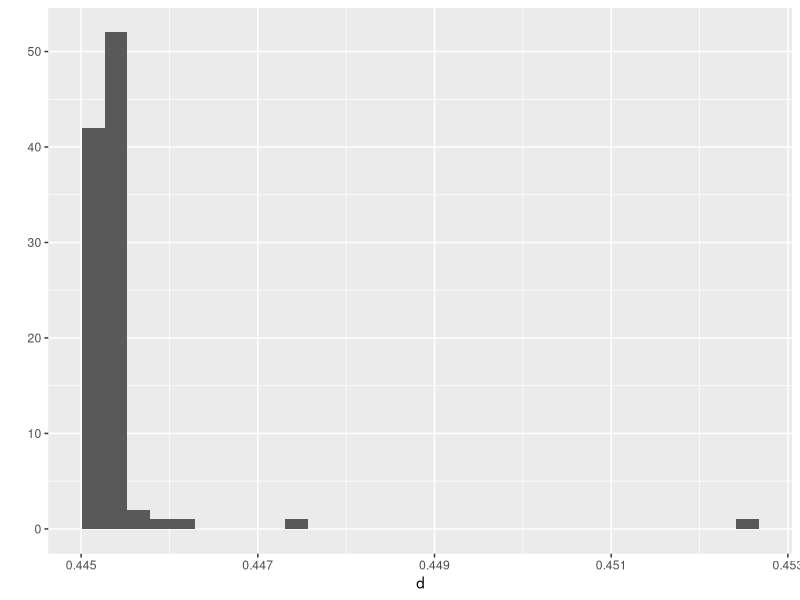
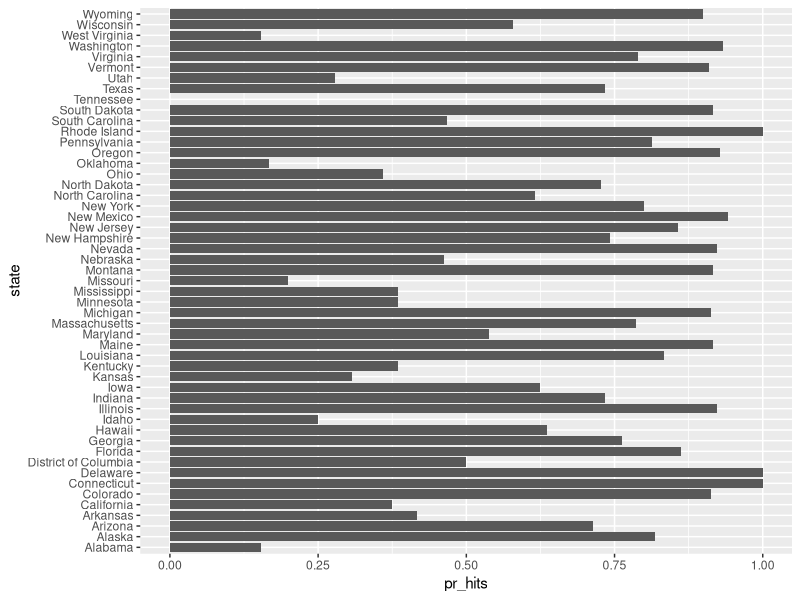
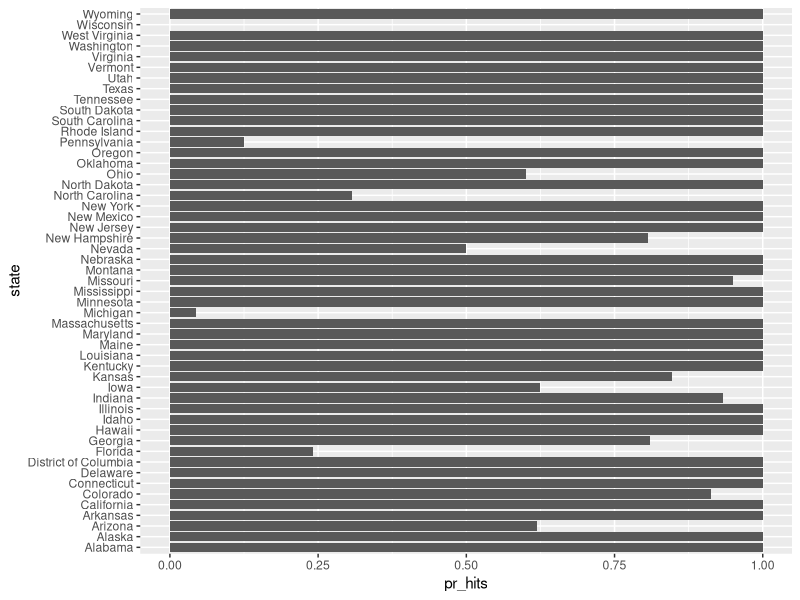
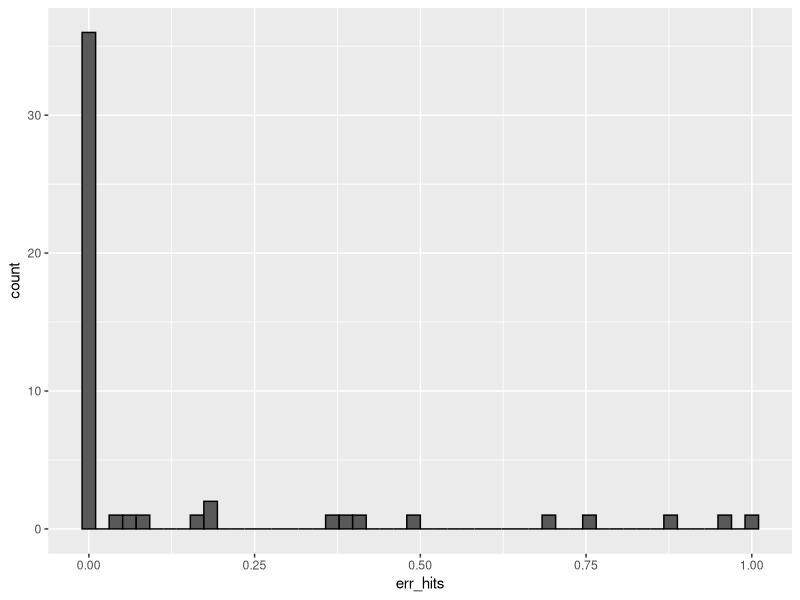
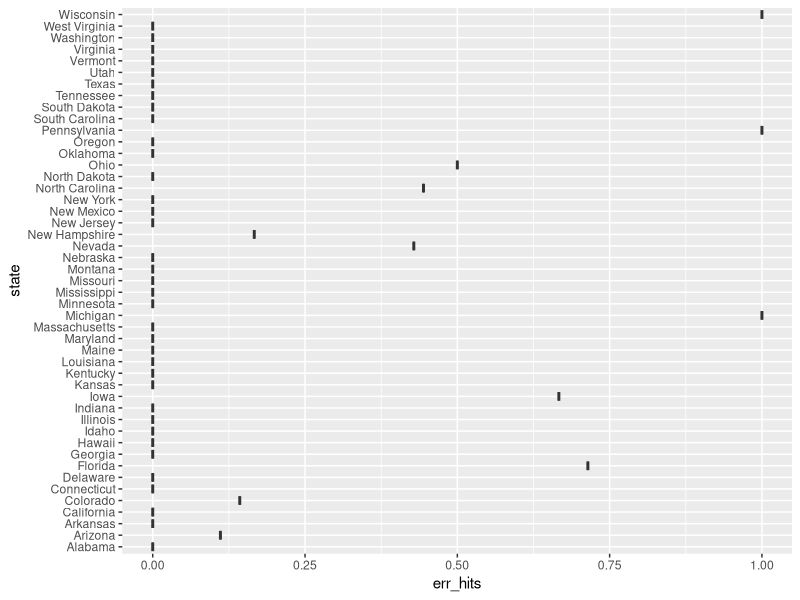
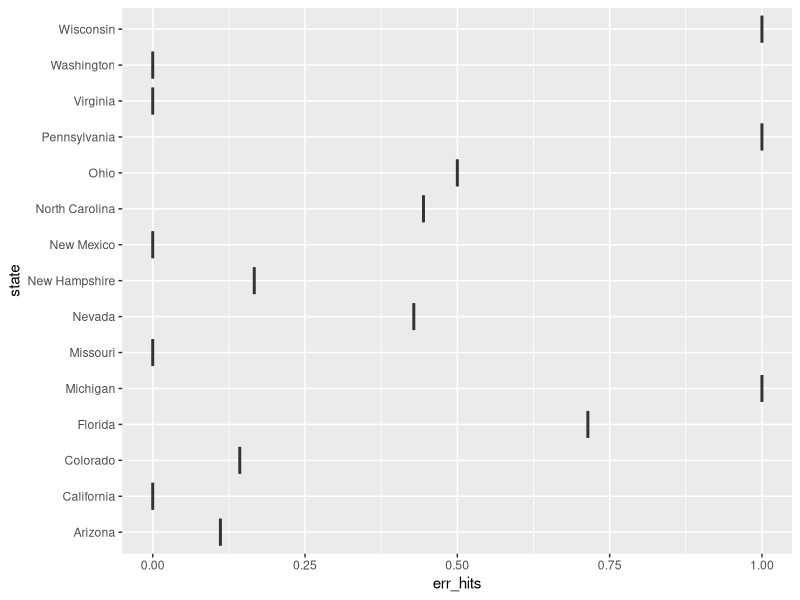
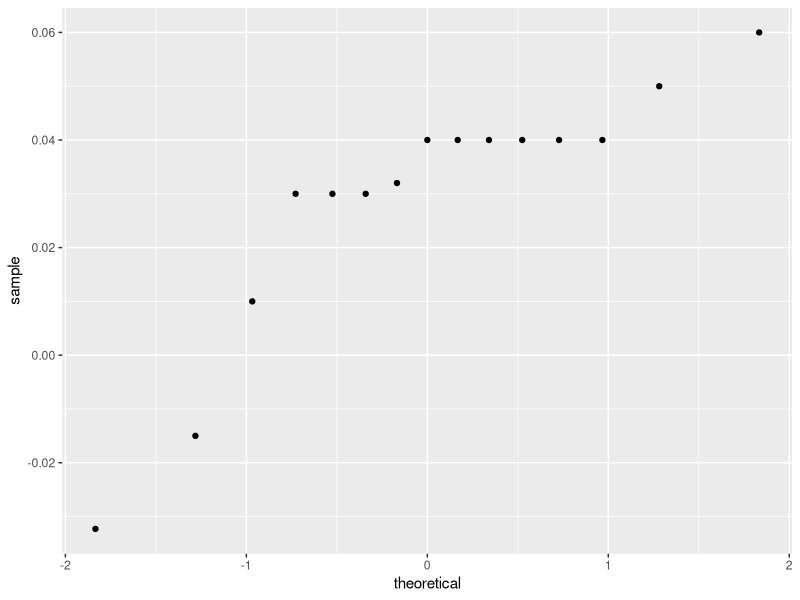

Recreate these plots in R, in order.
## ---- chunk 1
prev<-0.00025
N<-100000
outcome<-sample(c('Disease','Healthy'), N, replace=T, prob=c(prev, 1-prev))
## ---- chunk 2
N_D<-sum(outcome=='Disease')
N_D
N_H<-sum(outcome=='Healthy')
N_H
## ---- chunk 3
accuracy<-0.99
test<-vector('character',N)
test[outcome=='Disease']<-sample(c('+','-'),N_D,replace=T,
                                 prob=c(accuracy, 1-accuracy))
test[outcome=='Healthy']<-sample(c('+','-'),N_H,replace=T,
                                 prob=c(1-accuracy, accuracy))
## ---- chunk 4
table(outcome, test)
## ---- chunk 5
data.frame('Month'='April','At Bats'='20', 'H'='9', 'AVG'='.450')
## ---- chunk 6
data.frame('Month'=c('April','May','June','July','August','September','Total w/o April'),
           'At Bats'=c('20','26','86','83','85','50','330'), 
           'H'=c('9','11','34','17','25','10','97'), 
           'AVG'=c('.450','.423','.395','.205','.294','.200','.293'))

## ---- chunk 7
p1<-1/8500
p2<-1/100
p1*p2
## ---- chunk 8
pb<-1/1000000
pa<-0.5
0.5 * pb / pa
## ---- chunk 9
library(tidyverse)
library(dslabs)
data(polls_us_election_2016)
polls <- polls_us_election_2016 %>% 
  filter(state == "Florida" & enddate >= "2016-11-04" ) %>% 
  mutate(spread = rawpoll_clinton/100 - rawpoll_trump/100)
## ---- chunk 10
m<-polls%>%
  summarize(avg=mean(spread))%>%
  pull(avg)
results<-sqrt(m*(1-m)/nrow(polls))
## ---- chunk 11
B<-(results)^2/((results)^2+(0.01)^2)
E_p<-B*0+(1-B)*m
E_p
## ---- chunk 12
se<-sqrt(1/(1/(results)^2+(0.01)^2))
se
## ---- chunk 13
cv<-E_p+c(-1,1)*1.96*se
cv
## ---- chunk 14
-cv[1]/(cv[2]-cv[1])
## ---- chunk 15
a<-seq(from=0.05, by=0.05, len = 100)
pr<-function(n) {
  B<-(results)^2/((results)^2+(n)^2)
  E_p<-(1-B)*m
  se<-sqrt(1/(1/(results)^2+(n)^2))
  cv<-E_p+c(-1,1)*1.96*se
  x<-(-cv[1])/(cv[2]-cv[1])
  print(x)
}
d<-sapply(a, pr)
qplot(d)
## ---- chunk 16
library(tidyverse)
library(dslabs)
polls <- polls_us_election_2016 %>% 
  filter(state == "U.S." & enddate >= "2016-10-31" &
           (grade %in% c("A+","A","A-","B+") | is.na(grade))) %>% 
  mutate(spread = rawpoll_clinton/100 - rawpoll_trump/100)

one_poll_per_pollster <- polls %>% group_by(pollster) %>% 
  filter(enddate == max(enddate)) %>%
  ungroup()

results <- one_poll_per_pollster %>% 
  summarize(avg = mean(spread), se = sd(spread)/sqrt(length(spread))) %>% 
  mutate(start = avg - 1.96*se, end = avg + 1.96*se) 
## ---- chunk 17
mu <- 0
tau <- 0.035
sigma <- results$se
Y <- results$avg
B <- sigma^2 / (sigma^2 + tau^2)

posterior_mean <- B*mu + (1-B)*Y
posterior_se <- sqrt( 1/ (1/sigma^2 + 1/tau^2))

posterior_mean
posterior_se
## ---- chunk 18
posterior_mean + c(-1.96, 1.96)*posterior_se
## ---- chunk 19
1 - pnorm(0, posterior_mean, posterior_se)
## ---- chunk 20
set.seed(3)
J <- 6
N <- 2000
d <- .021
p <- (d + 1)/2
X <- d + rnorm(J, 0, 2 * sqrt(p * (1 - p) / N))
## ---- chunk 21
I <- 5
J <- 6
N <- 2000
X <- sapply(1:I, function(i){
  d + rnorm(J, 0, 2 * sqrt(p * (1 - p) / N))
})
## ---- chunk 22
I <- 5
J <- 6
N <- 2000
d <- .021
p <- (d + 1) / 2
h <- rnorm(I, 0, 0.025)
X <- sapply(1:I, function(i){
  d + h[i] + rnorm(J, 0, 2 * sqrt(p * (1 - p) / N))
})
## ---- chunk 23
sd(one_poll_per_pollster$spread)
## ---- chunk 24
mu <- 0
tau <- 0.035
sigma <- sqrt(results$se^2 + .025^2)
Y <- results$avg
B <- sigma^2 / (sigma^2 + tau^2)

posterior_mean <- B*mu + (1-B)*Y
posterior_se <- sqrt( 1/ (1/sigma^2 + 1/tau^2))

1 - pnorm(0, posterior_mean, posterior_se)
## ---- chunk 25
results_us_election_2016 %>% top_n(5, electoral_votes)
## ---- chunk 26
results <- polls_us_election_2016 %>%
  filter(state!="U.S." & 
           !str_detect(state, "CD") & 
           enddate >="2016-10-31" & 
           (grade %in% c("A+","A","A-","B+") | is.na(grade))) %>%
  mutate(spread = rawpoll_clinton/100 - rawpoll_trump/100) %>%
  group_by(state) %>%
  summarize(avg = mean(spread), sd = sd(spread), n = n()) %>%
  mutate(state = as.character(state))
## ---- chunk 27
results %>% arrange(abs(avg))
## ---- chunk 28
results <- left_join(results, results_us_election_2016, by = "state")
## ---- chunk 29
results_us_election_2016 %>% filter(!state %in% results$state) %>% 
  pull(state)
## ---- chunk 30
results <- results %>%
  mutate(sd = ifelse(is.na(sd), median(results$sd, na.rm = TRUE), sd))
## ---- chunk 31
#> # A tibble: 47 x 12
#>   state     avg      sd     n electoral_votes clinton trump others
#>   <chr>   <dbl>   <dbl> <int>           <int>   <dbl> <dbl>  <dbl>
#> 1 Alab… -0.149  2.53e-2     3               9    34.4  62.1    3.6
#> 2 Ariz… -0.0326 2.70e-2     9              11    45.1  48.7    6.2
#> 3 Arka… -0.151  9.90e-4     2               6    33.7  60.6    5.8
#> 4 Cali…  0.260  3.87e-2     5              55    61.7  31.6    6.7
#> 5 Colo…  0.0452 2.95e-2     7               9    48.2  43.3    8.6
#> # … with 42 more rows, and 4 more variables: sigma <dbl>, B <dbl>,
#> #   posterior_mean <dbl>, posterior_se <dbl>
## ---- chunk 32
B <- 10000
mu <- 0
tau <- 0.02
clinton_EV <- replicate(B, {
  results %>% mutate(sigma = sd/sqrt(n), 
                   B = sigma^2 / (sigma^2 + tau^2),
                   posterior_mean = B * mu + (1 - B) * avg,
                   posterior_se = sqrt(1 / (1/sigma^2 + 1/tau^2)),
                   result = rnorm(length(posterior_mean), 
                                  posterior_mean, posterior_se),
                   clinton = ifelse(result > 0, electoral_votes, 0)) %>% 
    summarize(clinton = sum(clinton)) %>% 
    pull(clinton) + 7
})

mean(clinton_EV > 269)
## ---- chunk 33
tau <- 0.02
bias_sd <- 0.03
clinton_EV_2 <- replicate(1000, {
  results %>% mutate(sigma = sqrt(sd^2/n  + bias_sd^2),  
                   B = sigma^2 / (sigma^2 + tau^2),
                   posterior_mean = B*mu + (1-B)*avg,
                   posterior_se = sqrt( 1/ (1/sigma^2 + 1/tau^2)),
                   result = rnorm(length(posterior_mean), 
                                  posterior_mean, posterior_se),
                   clinton = ifelse(result>0, electoral_votes, 0)) %>% 
    summarize(clinton = sum(clinton) + 7) %>% 
    pull(clinton)
})
mean(clinton_EV_2 > 269)
## ---- chunk 34
one_pollster <- polls_us_election_2016 %>% 
  filter(pollster == "Ipsos" & state == "U.S.") %>% 
  mutate(spread = rawpoll_clinton/100 - rawpoll_trump/100)
## ---- chunk 35
se <- one_pollster %>% 
  summarize(empirical = sd(spread), 
            theoretical = 2 * sqrt(mean(spread) * (1 - mean(spread)) /
                                     min(samplesize)))
se
## ---- chunk 36
library(tidyverse)
library(dslabs)
data("polls_us_election_2016")
polls <- polls_us_election_2016 %>% 
  filter(state != "U.S." & enddate >= "2016-10-31") %>% 
  mutate(spread = rawpoll_clinton/100 - rawpoll_trump/100)
## ---- chunk 37
cis<-polls%>%
  mutate(x_hat=(spread+1)/2)%>%
  mutate(SE=2*sqrt(x_hat*(1-x_hat)/samplesize))%>%
  mutate(lower=spread-1.96*SE)%>%
  mutate(upper=spread+1.96*SE)%>%
  select(state, startdate, enddate, pollster, grade, spread, lower, upper)
## ---- chunk 38
add <- results_us_election_2016 %>% 
  mutate(actual_spread = clinton/100 - trump/100) %>% 
  select(state, actual_spread)
cis <- cis %>% 
  mutate(state = as.character(state)) %>% 
  left_join(add, by = "state")
## ---- chunk 39
cis%>%mutate(hit=lower<=actual_spread & upper>=actual_spread)%>%
  summarize(pr_in=mean(hit))
## ---- chunk 40
cis%>%
  mutate(hit=lower<=actual_spread & upper>=actual_spread)%>% 
  group_by(pollster)%>%
  filter(n()>=5)%>%
  summarize(pr_hits=mean(hit), n=n(), grade=grade[1])%>%
  arrange(desc(pr_hits))
## ---- chunk 41
e4<-cis%>%
  mutate(hit=lower<=actual_spread & upper>=actual_spread)%>% 
  group_by(state)%>%
  filter(n()>=5)%>%
  summarize(pr_hits=mean(hit), n=n())%>%
  arrange(desc(pr_hits))
## ---- chunk 42
e4%>%ggplot(aes(state, pr_hits))+
  geom_bar(stat='identity')+
  coord_flip()
## ---- chunk 43
resids<-cis%>%
  mutate(dif=sign(spread)-sign(actual_spread))%>%
  mutate(hit=ifelse(dif==0, T, F))
## ---- chunk 44
resids%>%
  group_by(state)%>%
  filter(n()>=5)%>%
  summarize(pr_hits=mean(hit), n=n())%>%
  ggplot(aes(state,pr_hits))+
  geom_bar(stat='identity')+
  coord_flip()
## ---- chunk 45
resids%>%
  group_by(state)%>%
  filter(n()>=5)%>%
  summarize(err_hits=1-mean(hit), n=n())%>%
  ggplot(aes(err_hits))+
  geom_histogram(col='black', bins=50)
## ---- chunk 46
resids%>%
  filter(grade %in% c("A+","A","A-","B+") | is.na(grade))%>%
  group_by(state)%>%
  summarize(err_hits=1-mean(hit))%>%
  ggplot(aes(state, err_hits))+
  geom_boxplot()+
  coord_flip()
## ---- chunk 47
resids%>%
  filter(grade %in% c("A+","A","A-","B+") | is.na(grade))%>%
  group_by(state)%>%
  filter(n()>=5)%>%
  summarize(err_hits=1-mean(hit),  n=n())%>%
  ggplot(aes(state, err_hits))+
  geom_boxplot()+
  coord_flip()
## ---- chunk 48
one_poll_per_pollster %>%
  ggplot(aes(sample=spread)) + stat_qq()
## ---- chunk 49
z <- qt(0.975,  nrow(one_poll_per_pollster)-1)
one_poll_per_pollster %>% 
  summarize(avg = mean(spread), moe = z*sd(spread)/sqrt(length(spread))) %>% 
  mutate(start = avg - moe, end = avg + moe) 
## ---- chunk 50
qt(0.975, 14)
## ---- chunk 51
qnorm(0.975)
## ---- chunk 52
data("polls_us_election_2016")
polls_us_election_2016 %>%
  filter(state =="Wisconsin" &
           enddate >="2016-10-31" & 
           (grade %in% c("A+","A","A-","B+") | is.na(grade))) %>%
  mutate(spread = rawpoll_clinton/100 - rawpoll_trump/100) %>%
  mutate(state = as.character(state)) %>%
  left_join(results_us_election_2016, by = "state") %>%
  mutate(actual = clinton/100 - trump/100) %>%
  summarize(actual = first(actual), avg = mean(spread), 
            sd = sd(spread), n = n()) %>%
  select(actual, avg, sd, n)
